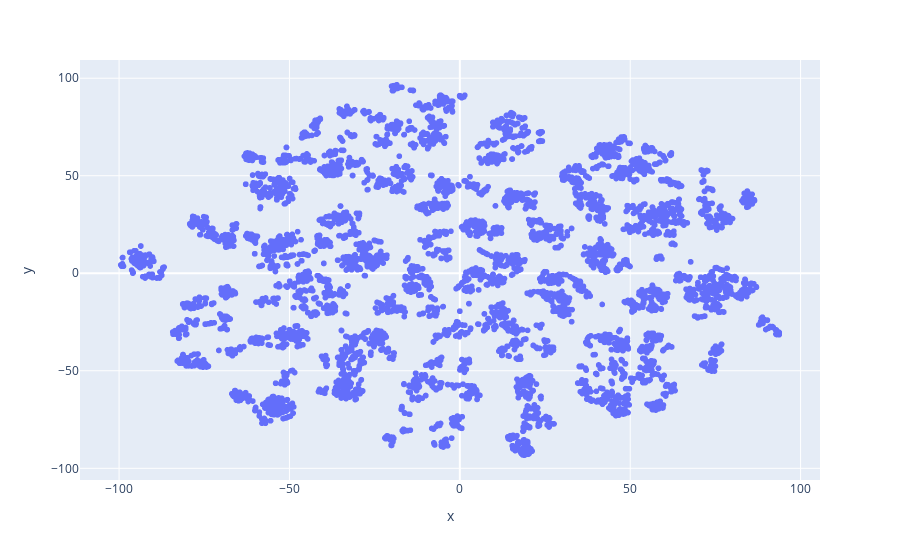

The cell this chart's notebook holds for it:
### Code cell
px.scatter(x=E[:,0].reshape(-1),y=E[:,1].reshape(-1))

### Figure 1 — Plotly figure (JSON) as saved in the notebook; plotly's stock layout.template omitted (floating-point values rounded to 4 significant figures; data arrays with more than 128 entries replaced by an {"elided": "..."} marker saying what was removed)
{"data": [{"hovertemplate": "x=%{x}<br>y=%{y}<extra></extra>", "legendgroup": "", "marker": {"color": "#636efa", "symbol": "circle"}, "mode": "markers", "name": "", "showlegend": false, "type": "scattergl", "x": {"elided": "10000 float values"}, "xaxis": "x", "y": {"elided": "10000 float values"}, "yaxis": "y"}], "layout": {"legend": {"tracegroupgap": 0}, "margin": {"t": 60}, "xaxis": {"anchor": "y", "domain": [0, 1], "title": {"text": "x"}}, "yaxis": {"anchor": "x", "domain": [0, 1], "title": {"text": "y"}}}}
